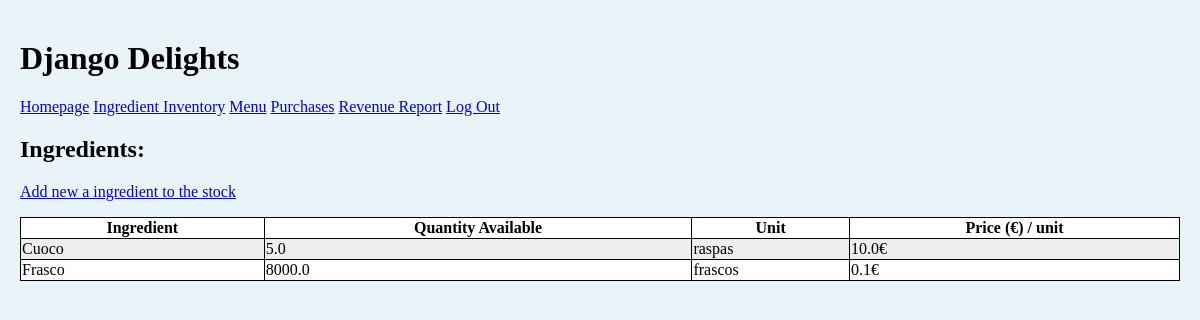
/ingredients/ (signed in), run on the app's committed database.
### inventory/models.py (models this page shows, shortened)
class Ingredient(models.Model):
    name = models.CharField(max_length=200, unique=True)
    quantity = models.FloatField(default=0)
    unit = models.CharField(max_length=200)
    price_per_unit = models.FloatField(default=0)

### inventory/views.py (the view)
# urls.py: path('ingredients/', views.IngredientsView.as_view(), name="ingredients"),
class IngredientsView(LoginRequiredMixin, ListView):
    template_name = "inventory/ingredients.html"
    model = Ingredient

### inventory/templates/inventory/ingredients.html (shortened to what this page needs)
<!DOCTYPE html>
{% extends "./base.html" %}
{% load static %}
{% block head %}
<link rel="stylesheet" href="{% static 'inventory/style.css' %}">
{% endblock %}
{% block content %}
<h2>Ingredients:</h2>
<p><a href="{% url 'add_ingredient' %}">Add new a ingredient to the stock</a></p>
<table>
  <tr>
    <th>Ingredient</th>
    <th>Quantity Available</th>
    <th>Unit</th>
    <th>Price (€) / unit</th>
  </tr>
  {% for ingredient in object_list %}
  <tr>
      <td> {{ingredient.name}} </td>
      <td> {{ingredient.quantity}} </td>
      <td> {{ingredient.unit}} </td>
      <td> {{ingredient.price_per_unit}}€ </td>
  </tr>
  {% endfor %}
</table>
{% endblock %}

### inventory/static/inventory/style.css (style rules this page uses)
table, th, td { border: 1px solid black; }
table { border-collapse: collapse; width: 100%; }
tr:nth-child(even) { background-color: #eee; }
tr:nth-child(odd) { background-color: #fff; }
body { background-color: #e8f4f8; margin: 40px 20px 10px; }

### data on the page
Ingredient: name "Cuoco", quantity "5.0", unit "raspas", price_per_unit "10.0"
Ingredient: name "Frasco", quantity "8000.0", unit "frascos", price_per_unit "0.1"
